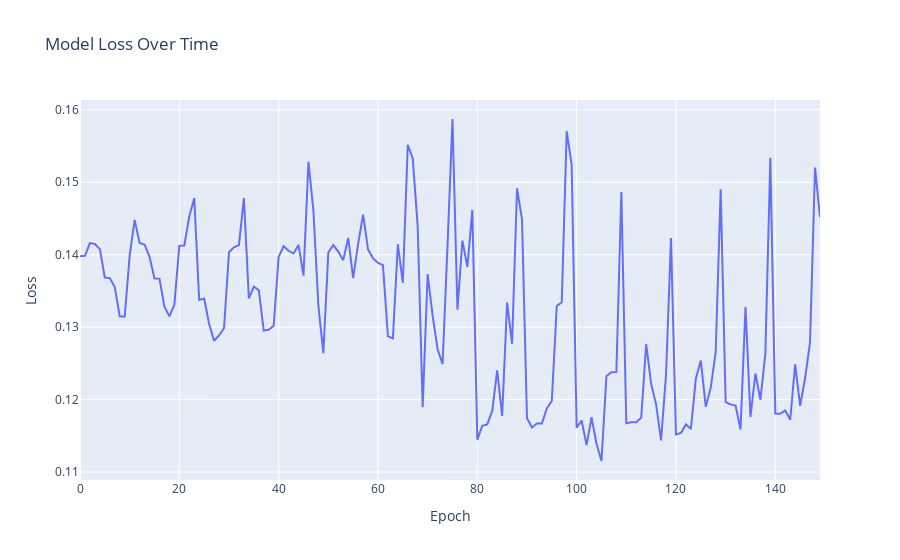

Write notebook code for a chart like this one.
### Code cell
# Create an interactive plot
fig = go.Figure()

fig.add_trace(go.Scatter(
    y=lossData['loss'],
    mode='lines',
    name='Loss'
))

fig.update_layout(
    title='Model Loss Over Time',
    xaxis_title='Epoch',
    yaxis_title='Loss'
)

# Show the plot
fig.show()

### Figure 1 — Plotly figure (JSON) as saved in the notebook; plotly's stock layout.template omitted (floating-point values rounded to 4 significant figures; data arrays with more than 128 entries replaced by an {"elided": "..."} marker saying what was removed)
{"data": [{"mode": "lines", "name": "Loss", "type": "scatter", "y": {"elided": "150 float values"}}], "layout": {"title": {"text": "Model Loss Over Time"}, "xaxis": {"title": {"text": "Epoch"}}, "yaxis": {"title": {"text": "Loss"}}}}
